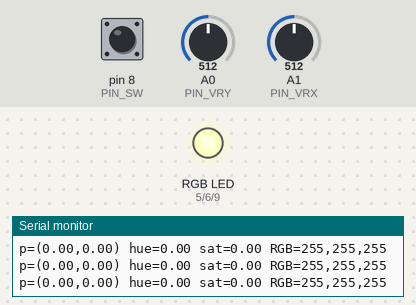
Simulated run of this sketch. Board: Arduino Uno, built with avr-gcc and run on an emulated ATmega328P. Shown: an RGB LED mixed from three pins (HIGH = lit), the last lines printed to the serial monitor. Inputs (shaded band) come from the test bench; at power-on: A0 (PIN_VRY) = 512, A1 (PIN_VRX) = 512, pin 8 (PIN_SW) HIGH. Dim RGB values are drawn brighter than linear.

Above: at 1.4 s.
1.5 s: A0 (PIN_VRY) set to 716
At 2.5 s:
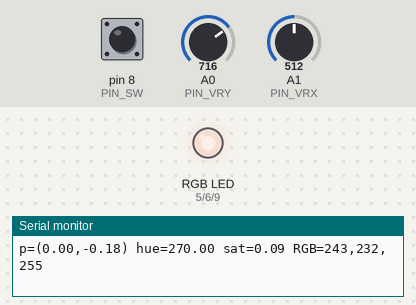
At 3.1 s:
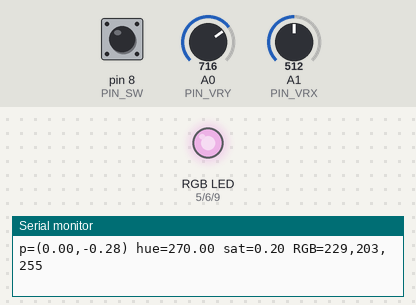
4.5 s: A1 (PIN_VRX) set to 716
7.5 s: A1 (PIN_VRX) set to 511
At 8.1 s:
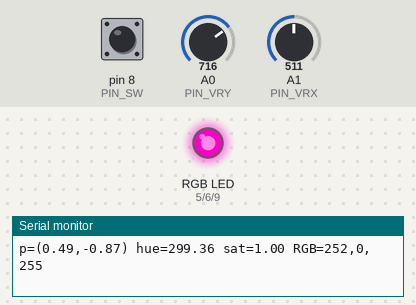
10.5 s: A0 (PIN_VRY) set to 306
At 12.95 s:
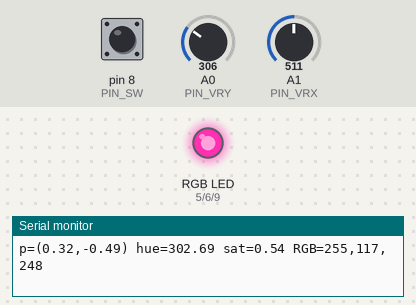
13.5 s: A1 (PIN_VRX) set to 306
16.5 s: A0 (PIN_VRY) set to 490
Timing chart, 0 to 29.9 s (numbered marks = the images above; inputs shaded):
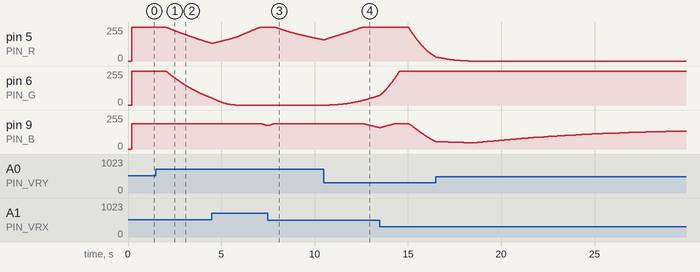

The sketch:

joystick_control_rgb_led.ino
```cpp
// RGB LED color disk: joystick moves a cursor on the color wheel (rate control).
// Cursor angle = hue, distance from center = saturation, center = white.
// Wiring: R=5, G=6, B=9 (PWM)  |  SW=8  |  VRX=A1, VRY=A0
// LED module "-" -> GND (common cathode)

const uint8_t PIN_R   = 5;
const uint8_t PIN_G   = 6;
const uint8_t PIN_B   = 9;      // must be PWM pin (3,5,6,9,10,11)
const uint8_t PIN_SW  = 8;
const uint8_t PIN_VRX = A1;
const uint8_t PIN_VRY = A0;

const bool  COMMON_ANODE = false;
const bool  USE_GAMMA    = true;

const int   DEADZONE     = 120;     // stick ignored inside this radius
const int   MAX_DEFLECT  = 480;     // full push of the stick
const float CURSOR_SPEED = 0.8;     // disk radii per second at full push (tune!)
const float WHITE_ZONE   = 0.10;    // cursor radius (0..1) that is pure white

// White balance: scale each channel (0..1). Lower blue because white looked bluish.
const float WB_R = 1.0;
const float WB_G = 1.0;
const float WB_B = 0.75;

const unsigned long DEBOUNCE_MS = 30;
const unsigned long PRINT_MS    = 100;

int centerX, centerY;
float px = 0, py = 0;     // cursor on the color disk, |p| <= 1. Starts at white.
bool ledOn = true;

unsigned long lastLoopTime;
unsigned long lastPrintTime = 0;

bool lastReading = HIGH;
bool stableState = HIGH;
unsigned long lastChangeTime = 0;

void setup() {
  Serial.begin(9600);
  pinMode(PIN_R, OUTPUT);
  pinMode(PIN_G, OUTPUT);
  pinMode(PIN_B, OUTPUT);
  pinMode(PIN_SW, INPUT_PULLUP);

  delay(200);
  centerX = analogRead(PIN_VRX);
  centerY = analogRead(PIN_VRY);
  lastLoopTime = millis();
}

void loop() {
  handleButton();

  unsigned long now = millis();
  float dt = (now - lastLoopTime) / 1000.0;
  lastLoopTime = now;
  if (dt > 0.1) dt = 0.1;           // protect against a long hiccup

  int x = analogRead(PIN_VRX) - centerX;
  int y = centerY - analogRead(PIN_VRY);
  float dist = sqrt((float)x * x + (float)y * y);

  // ---- Stick -> velocity of the cursor (direction * strength) ----
  float vx = 0, vy = 0;
  if (dist > DEADZONE) {
    float push = constrain((dist - DEADZONE) / (float)(MAX_DEFLECT - DEADZONE), 0.0, 1.0);
    vx = (x / dist) * push;
    vy = (y / dist) * push;
  }

  // ---- Integrate velocity into position ----
  px += vx * CURSOR_SPEED * dt;
  py += vy * CURSOR_SPEED * dt;

  // keep the cursor inside the disk (slides along the rim if pushed outward)
  float radius = sqrt(px * px + py * py);
  if (radius > 1.0) {
    px /= radius;
    py /= radius;
    radius = 1.0;
  }

  // ---- Cursor position -> color ----
  float hue = atan2(py, px) * 180.0 / PI;
  if (hue < 0) hue += 360;
  float sat = constrain((radius - WHITE_ZONE) / (1.0 - WHITE_ZONE), 0.0, 1.0);

  uint8_t r = 0, g = 0, b = 0;
  if (ledOn) {
    hsvToRgb(hue, sat, 1.0, r, g, b);
    writeColor(r, g, b);
  } else {
    writeColor(0, 0, 0);
  }

  if (now - lastPrintTime >= PRINT_MS) {
    lastPrintTime = now;
    Serial.print("p=("); Serial.print(px); Serial.print(",");
    Serial.print(py); Serial.print(")");
    Serial.print(" hue="); Serial.print(hue);
    Serial.print(" sat="); Serial.print(sat);
    Serial.print(" RGB="); Serial.print(r);
    Serial.print(","); Serial.print(g);
    Serial.print(","); Serial.println(b);
  }

  delay(10);
}

void handleButton() {
  bool reading = digitalRead(PIN_SW);
  if (reading != lastReading) lastChangeTime = millis();
  if ((millis() - lastChangeTime) > DEBOUNCE_MS && reading != stableState) {
    stableState = reading;
    if (stableState == LOW) ledOn = !ledOn;
  }
  lastReading = reading;
}

uint8_t gammaCorrect(uint8_t v) {
  return (uint8_t)(pow(v / 255.0, 2.2) * 255.0 + 0.5);
}

void writeColor(uint8_t r, uint8_t g, uint8_t b) {
  if (USE_GAMMA) {
    r = gammaCorrect(r);
    g = gammaCorrect(g);
    b = gammaCorrect(b);
  }
  r = r * WB_R;
  g = g * WB_G;
  b = b * WB_B;
  if (COMMON_ANODE) { r = 255 - r; g = 255 - g; b = 255 - b; }
  analogWrite(PIN_R, r);
  analogWrite(PIN_G, g);
  analogWrite(PIN_B, b);
}

void hsvToRgb(float h, float s, float v, uint8_t &r, uint8_t &g, uint8_t &b) {
  float c  = v * s;
  float hp = h / 60.0;
  float x  = c * (1 - fabs(fmod(hp, 2) - 1));
  float m  = v - c;
  float rf = 0, gf = 0, bf = 0;

  switch ((int)hp % 6) {
    case 0: rf = c; gf = x; bf = 0; break;
    case 1: rf = x; gf = c; bf = 0; break;
    case 2: rf = 0; gf = c; bf = x; break;
    case 3: rf = 0; gf = x; bf = c; break;
    case 4: rf = x; gf = 0; bf = c; break;
    case 5: rf = c; gf = 0; bf = x; break;
  }
  r = (rf + m) * 255;
  g = (gf + m) * 255;
  b = (bf + m) * 255;
}
```

Measured:
- after the input at 1.5 s, pin 5 (PIN_R): moves from 255/255 to 132/255 over 2.5 s, starting after 0.55 s; pin 6 (PIN_G): moves from 255/255 to 52/255 over 2.5 s, starting after 0.55 s
- after the input at 4.5 s, pin 9 (PIN_B): moves from 191/255 to 177/255 over 0.36 s, starting after 2.6 s
- after the input at 7.5 s, pin 5 (PIN_R): moves from 255/255 to 159/255 over 2.6 s, starting after 0.38 s
- after the input at 10.5 s, pin 6 (PIN_G): moves from 0/255 to 73/255 over 2.7 s, starting after 0.29 s; pin 9 (PIN_B): moves from 191/255 to 161/255 over 0.88 s, starting after 2.1 s
